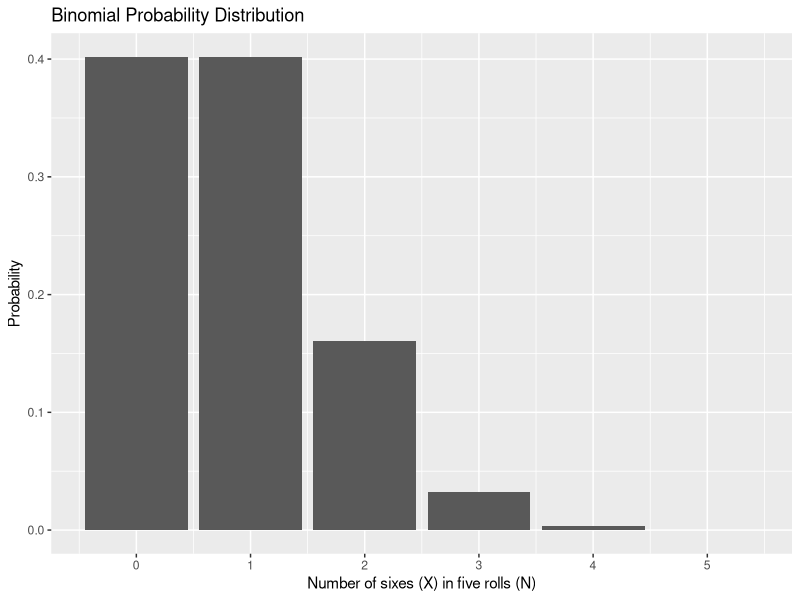
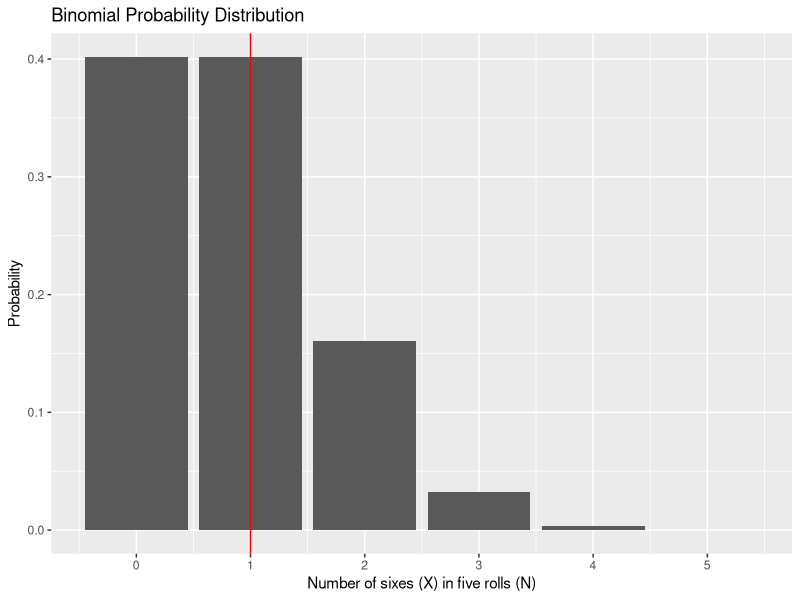
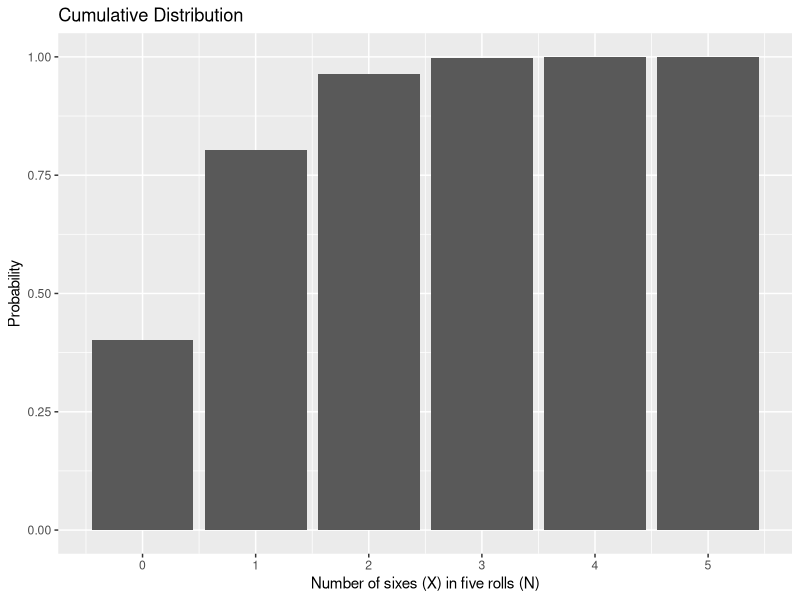
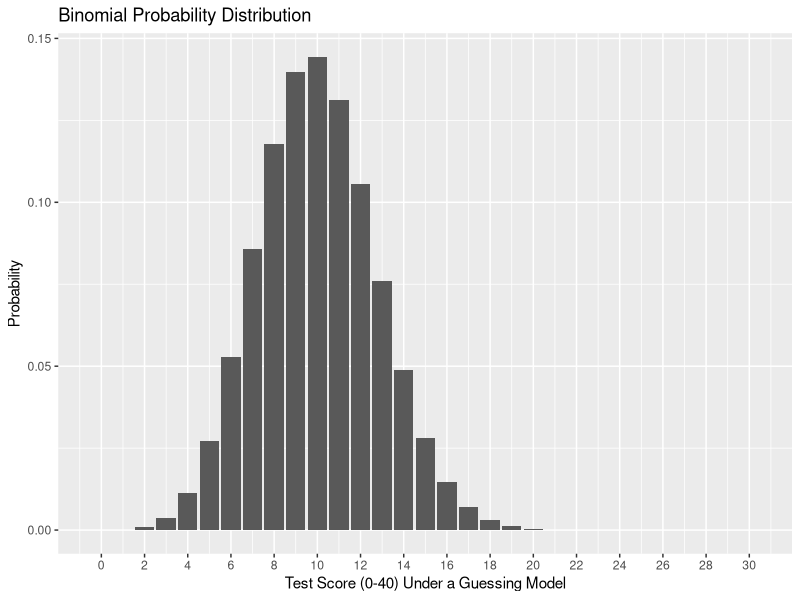
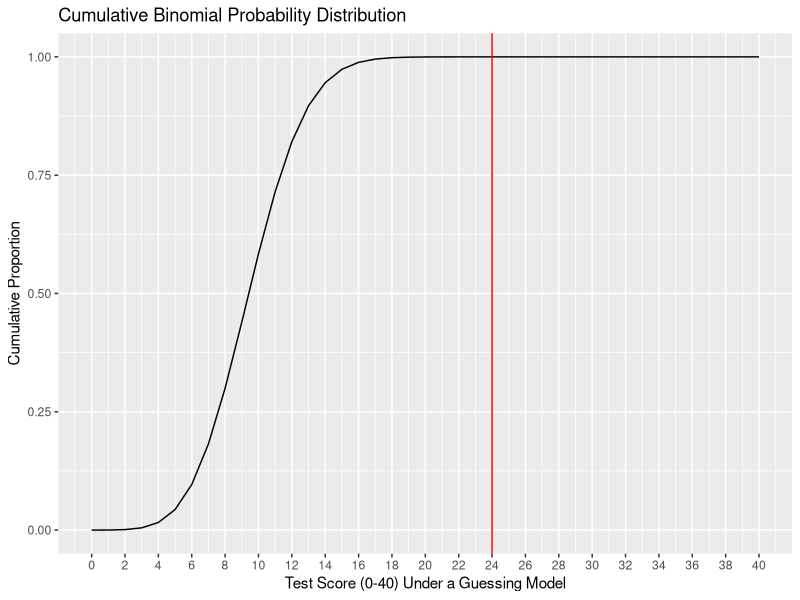
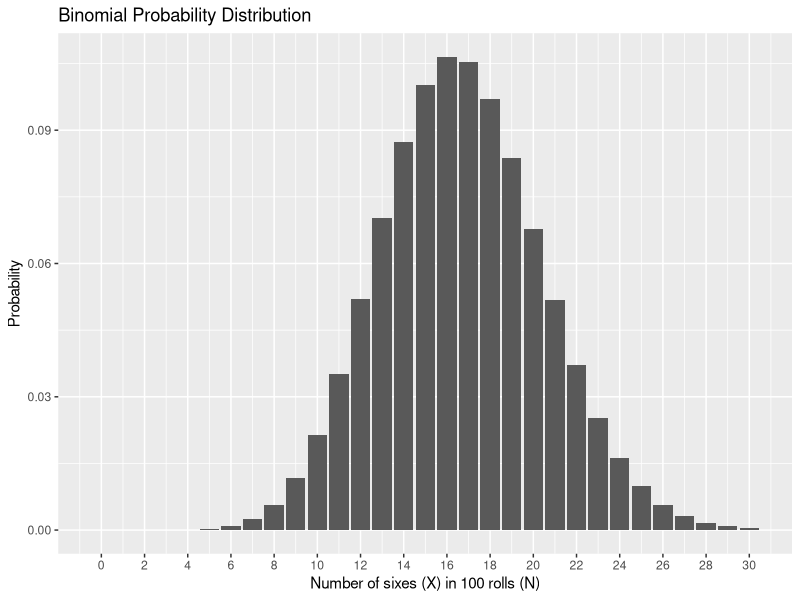

Write the R code that produced these figures, in order.
## ---- chunk 1
library(tidyverse)
## ---- chunk 2
data.frame(num = 0:5, p = dbinom(x = 0:5, size = 5, prob = 1/6)) %>% ggplot(aes(x=num, y=p)) + geom_bar(stat="identity") + scale_x_continuous("Number of sixes (X) in five rolls (N)", breaks=c(0:5)) +scale_y_continuous("Probability")+ggtitle("Binomial Probability Distribution")
## ---- chunk 3

## ---- chunk 4
data.frame(num = 0:5, p = dbinom(x = 0:5, size = 5, prob = 1/6)) %>% ggplot(aes(x=num, y=p)) + geom_bar(stat="identity") + geom_vline(aes(xintercept = qbinom(p = .75, size = 5, prob = 1/6)), color = "red") +scale_x_continuous("Number of sixes (X) in five rolls (N)", breaks=c(0:5)) +scale_y_continuous("Probability")+ggtitle("Binomial Probability Distribution")
## ---- chunk 5

## ---- chunk 6
data.frame(num = 0:5, p = pbinom(q = 0:5, size = 5, prob = 1/6)) %>% ggplot(aes(x=num, y=p)) + geom_bar(stat="identity") + scale_x_continuous("Number of sixes (X) in five rolls (N)", breaks=c(0:5)) +scale_y_continuous("Probability")+ggtitle("Cumulative Distribution")
## ---- chunk 7
limit = 30
data.frame(num = 0:limit, p = dbinom(x = 0:limit, size = 40, prob = .25)) %>% ggplot(aes(x=num, y=p)) + geom_bar(stat="identity") + scale_x_continuous("Test Score (0-40) Under a Guessing Model", breaks=seq(0,limit,2)) +scale_y_continuous("Probability")+ggtitle("Binomial Probability Distribution")
## ---- chunk 8
#Note the use of the Law of Total Probability here

1-pbinom(q = 23, size = 40, prob = .25)
## ---- chunk 9
limit = 40
data.frame(num = 0:limit, p = pbinom(q = 0:limit, size = 40, prob = .25)) %>% ggplot(aes(x=num, y=p)) + geom_line() + geom_vline(aes(xintercept = 24), color = "red") + scale_x_continuous("Test Score (0-40) Under a Guessing Model", breaks=seq(0,limit,2)) +scale_y_continuous("Cumulative Proportion")+ggtitle("Cumulative Binomial Probability Distribution")
## ---- chunk 10
data.frame(num = 0:30, p = dbinom(x = 0:30, size = 100, prob = 1/6)) %>% ggplot(aes(x=num, y=p)) + geom_bar(stat="identity") + scale_x_continuous("Number of sixes (X) in 100 rolls (N)", breaks=seq(0,30,2)) +scale_y_continuous("Probability")+ggtitle("Binomial Probability Distribution")
